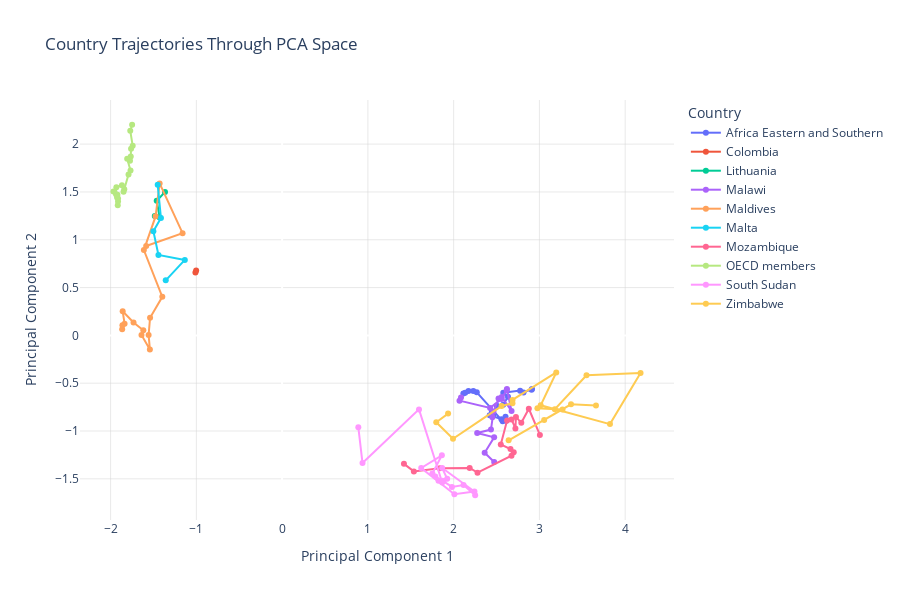

The code cell stored with this chart in its notebook:
### Code cell
def visualize_country_trajectories(data_pca_df, country_list=None, interactive=True):
    """Visualize how selected countries move through the PCA space over time."""
    
    if country_list is None:
        # Use the most interesting countries from consistency analysis
        # You can replace this with specific countries of interest
        # Assuming country_consistency is available from previous cell
        high_consistency = country_consistency.head(5)['Country'].tolist()
        low_consistency = country_consistency.tail(5)['Country'].tolist()
        country_list = high_consistency + low_consistency
    
    # Filter for selected countries only
    trajectory_df = data_pca_df[data_pca_df['Country Name'].isin(country_list)].copy()
    
    if interactive:
        # Create an interactive plot with Plotly
        fig = px.line(trajectory_df, x='PC1', y='PC2', color='Country Name', 
                     hover_data=['Year', 'Cluster'],
                     title='Country Trajectories Through PCA Space')
        
        # Add markers for each point
        fig.update_traces(mode='lines+markers')
        
        # Improve appearance
        fig.update_layout(
            plot_bgcolor='white',
            xaxis=dict(title='Principal Component 1', showgrid=True, gridwidth=0.5, gridcolor='lightgray'),
            yaxis=dict(title='Principal Component 2', showgrid=True, gridwidth=0.5, gridcolor='lightgray'),
            height=600,
            width=900,
            legend_title='Country'
        )
        
        fig.show()
    else:
        # Create a static plot with matplotlib/seaborn
        plt.figure(figsize=(12, 8))
        for country in country_list:
            country_data = trajectory_df[trajectory_df['Country Name'] == country]
            plt.plot('PC1', 'PC2', data=country_data, marker='o', linewidth=1.5, label=country)
            
        plt.title('Country Trajectories Through PCA Space')
        plt.xlabel('Principal Component 1')
        plt.ylabel('Principal Component 2')
        plt.grid(alpha=0.3)
        plt.legend(bbox_to_anchor=(1.05, 1), loc='upper left')
        plt.tight_layout()
        plt.savefig('output/plots/country_trajectories.png', dpi=300, bbox_inches='tight')
        plt.show()

# Create trajectory visualization for a selection of interesting countries
# For example, countries with the most stable and least stable cluster memberships
visualize_country_trajectories(data_pca_df)

### Figure 1 — Plotly figure (JSON) as saved in the notebook; plotly's stock layout.template omitted (floating-point values rounded to 4 significant figures)
{"data": [{"customdata": [["2000-12-31", 1], ["2001-12-31", -1], ["2002-12-31", -1], ["2003-12-31", -1], ["2004-12-31", -1], ["2005-12-31", -1], ["2006-12-31", 0], ["2007-12-31", 0], ["2008-12-31", 1], ["2009-12-31", 1], ["2010-12-31", -1], ["2011-12-31", -1], ["2012-12-31", 8], ["2013-12-31", -1], ["2014-12-31", -1], ["2015-12-31", -1], ["2016-12-31", 0], ["2017-12-31", 0], ["2018-12-31", 0], ["2019-12-31", 15]], "hovertemplate": "Country Name=Africa Eastern and Southern<br>PC1=%{x}<br>PC2=%{y}<br>Year=%{customdata[0]}<br>Cluster=%{customdata[1]}<extra></extra>", "legendgroup": "Africa Eastern and Southern", "line": {"color": "#636efa", "dash": "solid"}, "marker": {"symbol": "circle"}, "mode": "lines+markers", "name": "Africa Eastern and Southern", "orientation": "v", "showlegend": true, "type": "scatter", "x": [2.908, 2.914, 2.815, 2.775, 2.579, 2.634, 2.578, 2.503, 2.462, 2.446, 2.42, 2.614, 2.605, 2.557, 2.571, 2.27, 2.229, 2.173, 2.135, 2.113], "xaxis": "x", "y": [-0.5674, -0.5608, -0.5971, -0.5777, -0.5994, -0.6416, -0.7257, -0.736, -0.8263, -0.7993, -0.8343, -0.8929, -0.8498, -0.8783, -0.8969, -0.5945, -0.5814, -0.5811, -0.5987, -0.6072], "yaxis": "y"}, {"customdata": [["2006-12-31", 2], ["2007-12-31", 2]], "hovertemplate": "Country Name=Colombia<br>PC1=%{x}<br>PC2=%{y}<br>Year=%{customdata[0]}<br>Cluster=%{customdata[1]}<extra></extra>", "legendgroup": "Colombia", "line": {"color": "#EF553B", "dash": "solid"}, "marker": {"symbol": "circle"}, "mode": "lines+markers", "name": "Colombia", "orientation": "v", "showlegend": true, "type": "scatter", "x": [-1.002, -1.011], "xaxis": "x", "y": [0.6798, 0.6587], "yaxis": "y"}, {"customdata": [["2000-12-31", 10], ["2001-12-31", 13], ["2002-12-31", 17], ["2003-12-31", -1]], "hovertemplate": "Country Name=Lithuania<br>PC1=%{x}<br>PC2=%{y}<br>Year=%{customdata[0]}<br>Cluster=%{customdata[1]}<extra></extra>", "legendgroup": "Lithuania", "line": {"color": "#00cc96", "dash": "solid"}, "marker": {"symbol": "circle"}, "mode": "lines+markers", "name": "Lithuania", "orientation": "v", "showlegend": true, "type": "scatter", "x": [-1.366, -1.462, -1.427, -1.485], "xaxis": "x", "y": [1.499, 1.408, 1.232, 1.248], "yaxis": "y"}, {"customdata": [["2000-12-31", 19], ["2001-12-31", -1], ["2002-12-31", 15], ["2003-12-31", 16], ["2005-12-31", -1], ["2006-12-31", 0], ["2007-12-31", 0], ["2008-12-31", 1], ["2009-12-31", 1], ["2011-12-31", -1], ["2012-12-31", 8], ["2013-12-31", -1], ["2014-12-31", -1], ["2015-12-31", -1], ["2017-12-31", 0], ["2018-12-31", 0]], "hovertemplate": "Country Name=Malawi<br>PC1=%{x}<br>PC2=%{y}<br>Year=%{customdata[0]}<br>Cluster=%{customdata[1]}<extra></extra>", "legendgroup": "Malawi", "line": {"color": "#ab63fa", "dash": "solid"}, "marker": {"symbol": "circle"}, "mode": "lines+markers", "name": "Malawi", "orientation": "v", "showlegend": true, "type": "scatter", "x": [2.473, 2.362, 2.472, 2.274, 2.435, 2.452, 2.464, 2.523, 2.561, 2.675, 2.621, 2.619, 2.558, 2.425, 2.068, 2.086], "xaxis": "x", "y": [-1.324, -1.227, -1.066, -1.02, -0.9852, -0.8559, -0.7976, -0.6589, -0.6436, -0.7904, -0.5613, -0.5718, -0.6665, -0.7584, -0.6823, -0.65], "yaxis": "y"}, {"customdata": [["2000-12-31", 20], ["2001-12-31", 14], ["2003-12-31", 1], ["2004-12-31", -1], ["2005-12-31", -1], ["2006-12-31", -1], ["2007-12-31", -1], ["2008-12-31", 9], ["2010-12-31", 10], ["2011-12-31", -1], ["2012-12-31", -1], ["2013-12-31", -1], ["2014-12-31", -1], ["2015-12-31", -1], ["2017-12-31", -1], ["2018-12-31", -1]], "hovertemplate": "Country Name=Maldives<br>PC1=%{x}<br>PC2=%{y}<br>Year=%{customdata[0]}<br>Cluster=%{customdata[1]}<extra></extra>", "legendgroup": "Maldives", "line": {"color": "#FFA15A", "dash": "solid"}, "marker": {"symbol": "circle"}, "mode": "lines+markers", "name": "Maldives", "orientation": "v", "showlegend": true, "type": "scatter", "x": [-1.585, -1.161, -1.428, -1.475, -1.612, -1.397, -1.54, -1.557, -1.542, -1.64, -1.618, -1.733, -1.859, -1.837, -1.865, -1.862], "xaxis": "x", "y": [0.9344, 1.069, 1.589, 1.246, 0.8919, 0.4031, 0.1848, 0.004547, -0.1465, 0.005147, 0.0532, 0.1353, 0.2517, 0.1228, 0.06442, 0.1051], "yaxis": "y"}, {"customdata": [["2000-12-31", 10], ["2001-12-31", 13], ["2002-12-31", 17], ["2003-12-31", -1], ["2004-12-31", -1], ["2005-12-31", -1]], "hovertemplate": "Country Name=Malta<br>PC1=%{x}<br>PC2=%{y}<br>Year=%{customdata[0]}<br>Cluster=%{customdata[1]}<extra></extra>", "legendgroup": "Malta", "line": {"color": "#19d3f3", "dash": "solid"}, "marker": {"symbol": "circle"}, "mode": "lines+markers", "name": "Malta", "orientation": "v", "showlegend": true, "type": "scatter", "x": [-1.451, -1.413, -1.501, -1.442, -1.135, -1.357], "xaxis": "x", "y": [1.574, 1.228, 1.09, 0.8407, 0.7889, 0.5758], "yaxis": "y"}, {"customdata": [["2000-12-31", -1], ["2001-12-31", -1], ["2003-12-31", -1], ["2004-12-31", -1], ["2005-12-31", -1], ["2006-12-31", 0], ["2007-12-31", 0], ["2009-12-31", -1], ["2010-12-31", -1], ["2011-12-31", -1], ["2012-12-31", -1], ["2013-12-31", -1], ["2015-12-31", -1], ["2016-12-31", -1], ["2017-12-31", 9], ["2018-12-31", -1]], "hovertemplate": "Country Name=Mozambique<br>PC1=%{x}<br>PC2=%{y}<br>Year=%{customdata[0]}<br>Cluster=%{customdata[1]}<extra></extra>", "legendgroup": "Mozambique", "line": {"color": "#FF6692", "dash": "solid"}, "marker": {"symbol": "circle"}, "mode": "lines+markers", "name": "Mozambique", "orientation": "v", "showlegend": true, "type": "scatter", "x": [3.006, 2.877, 2.789, 2.726, 2.72, 2.675, 2.623, 2.55, 2.663, 2.7, 2.675, 2.278, 2.187, 1.838, 1.536, 1.42], "xaxis": "x", "y": [-1.041, -0.7672, -0.9145, -0.8529, -0.9735, -0.879, -0.8911, -1.141, -1.188, -1.221, -1.258, -1.436, -1.386, -1.39, -1.422, -1.343], "yaxis": "y"}, {"customdata": [["2000-12-31", -1], ["2001-12-31", 23], ["2002-12-31", -1], ["2003-12-31", -1], ["2004-12-31", -1], ["2005-12-31", -1], ["2006-12-31", 15], ["2007-12-31", 21], ["2008-12-31", 15], ["2009-12-31", -1], ["2010-12-31", -1], ["2011-12-31", -1], ["2012-12-31", -1], ["2013-12-31", -1], ["2014-12-31", -1], ["2015-12-31", -1], ["2016-12-31", -1], ["2017-12-31", -1], ["2018-12-31", -1], ["2019-12-31", -1]], "hovertemplate": "Country Name=OECD members<br>PC1=%{x}<br>PC2=%{y}<br>Year=%{customdata[0]}<br>Cluster=%{customdata[1]}<extra></extra>", "legendgroup": "OECD members", "line": {"color": "#B6E880", "dash": "solid"}, "marker": {"symbol": "circle"}, "mode": "lines+markers", "name": "OECD members", "orientation": "v", "showlegend": true, "type": "scatter", "x": [-1.749, -1.771, -1.742, -1.761, -1.765, -1.774, -1.807, -1.768, -1.791, -1.849, -1.84, -1.868, -1.933, -1.937, -1.92, -1.913, -1.967, -1.913, -1.925, -1.917], "xaxis": "x", "y": [2.203, 2.14, 1.983, 1.952, 1.871, 1.826, 1.847, 1.724, 1.683, 1.501, 1.529, 1.57, 1.548, 1.477, 1.471, 1.4, 1.504, 1.432, 1.441, 1.361], "yaxis": "y"}, {"customdata": [["2000-12-31", -1], ["2001-12-31", 17], ["2002-12-31", -1], ["2003-12-31", 10], ["2004-12-31", 17], ["2005-12-31", 15], ["2006-12-31", -1], ["2007-12-31", -1], ["2008-12-31", -1], ["2010-12-31", -1], ["2011-12-31", -1], ["2012-12-31", -1], ["2013-12-31", -1], ["2014-12-31", -1], ["2015-12-31", -1], ["2017-12-31", 0], ["2018-12-31", -1], ["2019-12-31", 10]], "hovertemplate": "Country Name=South Sudan<br>PC1=%{x}<br>PC2=%{y}<br>Year=%{customdata[0]}<br>Cluster=%{customdata[1]}<extra></extra>", "legendgroup": "South Sudan", "line": {"color": "#FF97FF", "dash": "solid"}, "marker": {"symbol": "circle"}, "mode": "lines+markers", "name": "South Sudan", "orientation": "v", "showlegend": true, "type": "scatter", "x": [2.251, 2.115, 1.98, 1.881, 1.87, 1.786, 1.823, 1.925, 1.866, 2.242, 2.009, 1.622, 1.862, 1.752, 1.866, 1.596, 0.9375, 0.8884], "xaxis": "x", "y": [-1.672, -1.565, -1.585, -1.522, -1.519, -1.477, -1.521, -1.499, -1.387, -1.633, -1.661, -1.387, -1.254, -1.445, -1.538, -0.7738, -1.335, -0.9594], "yaxis": "y"}, {"customdata": [["2000-12-31", -1], ["2001-12-31", -1], ["2002-12-31", 15], ["2003-12-31", -1], ["2004-12-31", -1], ["2005-12-31", 5], ["2006-12-31", -1], ["2007-12-31", -1], ["2008-12-31", -1], ["2009-12-31", -1], ["2010-12-31", -1], ["2012-12-31", -1], ["2013-12-31", -1], ["2014-12-31", -1], ["2015-12-31", -1], ["2016-12-31", 8], ["2018-12-31", 7], ["2019-12-31", 7]], "hovertemplate": "Country Name=Zimbabwe<br>PC1=%{x}<br>PC2=%{y}<br>Year=%{customdata[0]}<br>Cluster=%{customdata[1]}<extra></extra>", "legendgroup": "Zimbabwe", "line": {"color": "#FECB52", "dash": "solid"}, "marker": {"symbol": "circle"}, "mode": "lines+markers", "name": "Zimbabwe", "orientation": "v", "showlegend": true, "type": "scatter", "x": [3.659, 3.369, 2.641, 3.055, 3.269, 2.977, 3.18, 3.549, 4.179, 3.823, 3.015, 3.196, 2.686, 2.686, 2.559, 1.992, 1.797, 1.935], "xaxis": "x", "y": [-0.733, -0.7214, -1.098, -0.886, -0.7746, -0.7616, -0.7729, -0.4165, -0.3945, -0.9279, -0.7308, -0.3878, -0.6748, -0.7103, -0.7389, -1.081, -0.9084, -0.8179], "yaxis": "y"}], "layout": {"height": 600, "legend": {"title": {"text": "Country"}, "tracegroupgap": 0}, "plot_bgcolor": "white", "title": {"text": "Country Trajectories Through PCA Space"}, "width": 900, "xaxis": {"anchor": "y", "domain": [0, 1], "gridcolor": "lightgray", "gridwidth": 0.5, "showgrid": true, "title": {"text": "Principal Component 1"}}, "yaxis": {"anchor": "x", "domain": [0, 1], "gridcolor": "lightgray", "gridwidth": 0.5, "showgrid": true, "title": {"text": "Principal Component 2"}}}}
